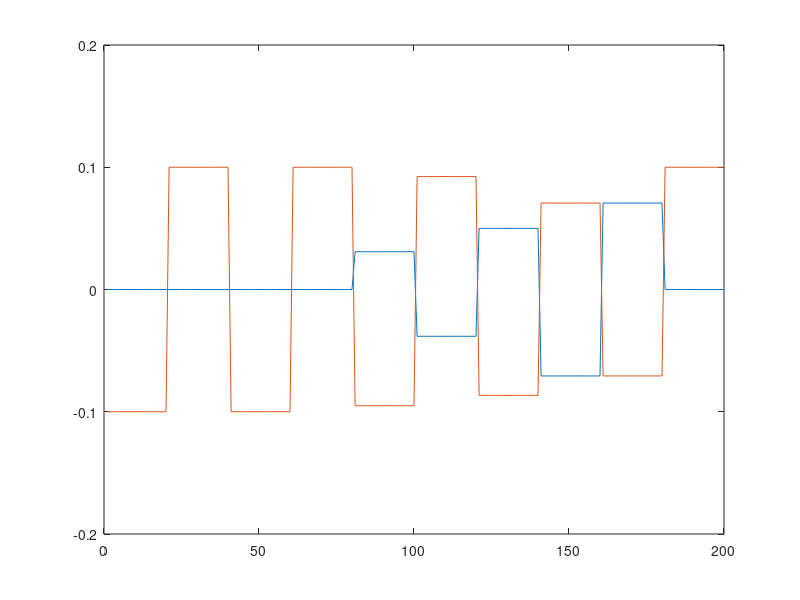

The MATLAB source for this figure:
% r = [0; 2];
% com_i = [1; 2];
% theta_steer = pi/2;
% 
% theta_heading = 0;
% R_heading = [cos(theta_heading), - sin(theta_heading); sin(theta_heading), cos(theta_heading)];
% R_steering = [cos(theta_steer), - sin(theta_steer); sin(theta_steer), cos(theta_steer)];
% 
% R_steer_half = [cos(theta_steer/2), - sin(theta_steer/2); sin(theta_steer/2), cos(theta_steer/2)];
% o = com_i + R_heading * r;
% 
% com_f = R_steering * (com_i - o) + o;
% 
% cord = 2 * norm(r) * sin(theta_steer/2);
% com_f1 = com_i + R_heading * R_steer_half * cord;
% 
% plot(com_i(1), com_i(2), 'x'); hold on;
% plot(com_f(1), com_f(2), 'o'); hold on;
% plot([com_i(1),com_f1(1)], [com_i(2), com_f1(2)]);
% 
% h = circle(o(1),o(2),r(2));
% 
% function h = circle(x,y,r)
%     hold on
%     th = 0:pi/50:2*pi;
%     xunit = r * cos(th) + x;
%     yunit = r * sin(th) + y;
%     h = plot(xunit, yunit);
%     xlim([-2,4])
%     ylim([1,7])
%     pbaspect([1 1 1])
%     hold off
% end
%------------------------------------------------------------------------
t_max = 200;
n_chuncks = 10;
time = 1:t_max;
zmp_y = ones(1,t_max);
size_chunck = t_max/n_chuncks;
j = 1;
for i = 0:size_chunck:t_max
    vec(j) = i;
    j = j+1;
end

for k = 1:length(vec)-1
    if mod(k,2)
        zmp_y(vec(k)+1:vec(k+1)) = -0.1;
    else
        zmp_y(vec(k)+1:vec(k+1)) =  0.1;
    end
end



theta = pi/10;
R = [cos(theta), -sin(theta); sin(theta), cos(theta)];

zmp_y = [zeros(1,length(zmp_y)); zmp_y];
for k = 1:length(zmp_y)
    if (k > 80 && k < 101)
        theta = pi/10;
        R = [cos(theta), -sin(theta); sin(theta), cos(theta)];
        zmp_y(:,k) = R * zmp_y(:,k);
    elseif (k > 100 && k < 121)
        theta = pi/8;
        R = [cos(theta), -sin(theta); sin(theta), cos(theta)];
        zmp_y(:,k) = R * zmp_y(:,k);
    elseif (k > 120 && k < 141)
        theta = pi/6;
        R = [cos(theta), -sin(theta); sin(theta), cos(theta)];
        zmp_y(:,k) = R * zmp_y(:,k);
    elseif (k > 140 && k < 161)
        theta = pi/4;
        R = [cos(theta), -sin(theta); sin(theta), cos(theta)];
        zmp_y(:,k) = R * zmp_y(:,k);
    elseif (k > 160 && k < 181)
        theta = pi/4;
        R = [cos(theta), -sin(theta); sin(theta), cos(theta)];
        zmp_y(:,k) = R * zmp_y(:,k);
    else
        zmp_y(:,k) = zmp_y(:,k);
    end
end


plot(time, zmp_y);
ylim([-0.2,0.2]);

% 
%  if (k > 100 && k < 110)
%         zmp_y(:,k) = R * zmp_y(:,k);
%     elseif (k > 100 && k < 110)
%         theta = theta + pi/10;
%         R = [cos(theta), -sin(theta); sin(theta), cos(theta)];
%         zmp_y(:,k) = R * zmp_y(:,k);
%     elseif (k > 110 && k < 120)
%         theta = theta + pi/10;
%         R = [cos(theta), -sin(theta); sin(theta), cos(theta)];
%         zmp_y(:,k) = R * zmp_y(:,k);
%     elseif (k > 120 && k < 130)
%         theta = theta + pi/10;
%         R = [cos(theta), -sin(theta); sin(theta), cos(theta)];
%         zmp_y(:,k) = R * zmp_y(:,k);
%     elseif (k > 130 && k < 140)
%         theta = theta + pi/10;
%         R = [cos(theta), -sin(theta); sin(theta), cos(theta)];
%         zmp_y(:,k) = R * zmp_y(:,k);
%     else
%             zmp_y(:,k) = zmp_y(:,k);
